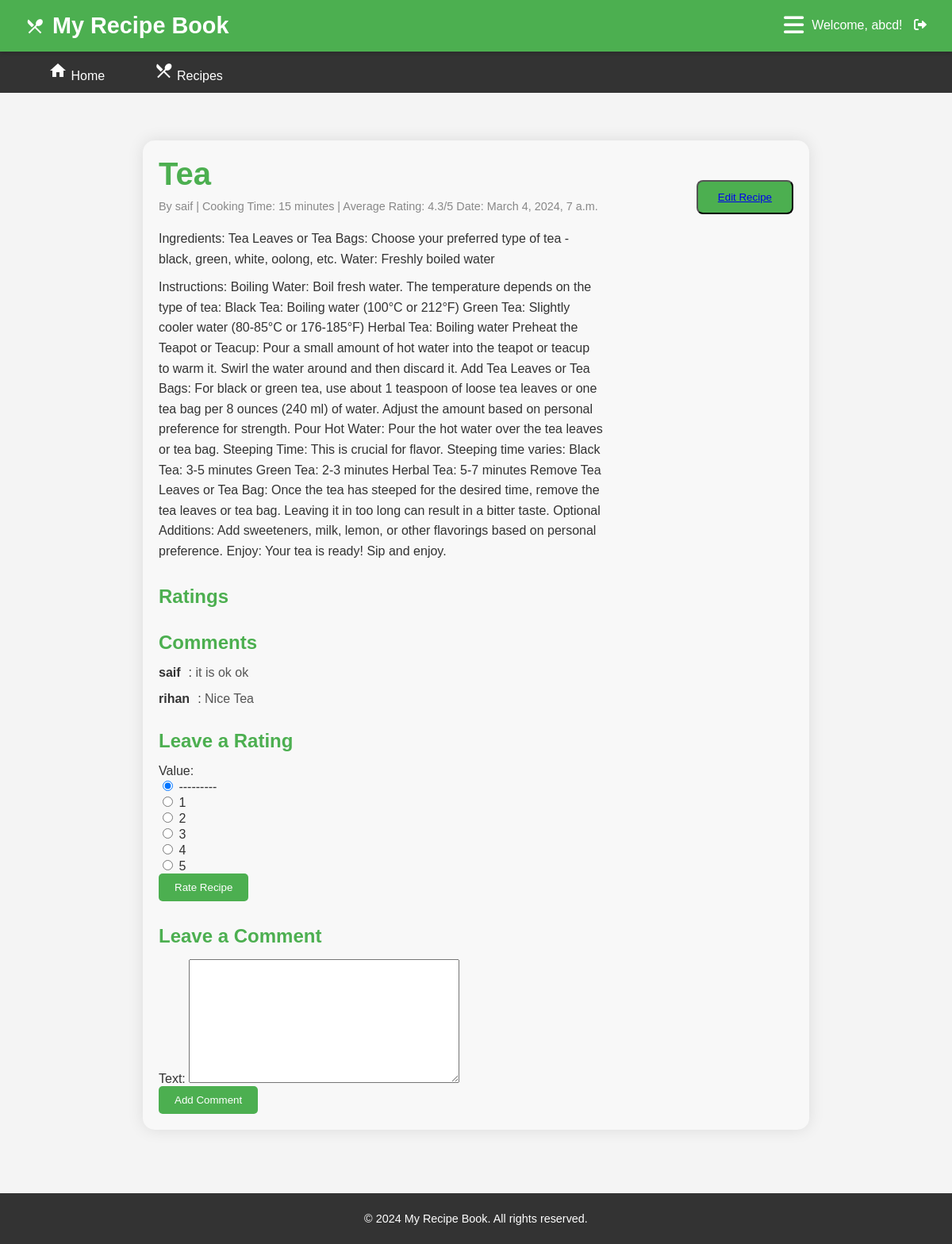
The app's page /recipes/1/ (signed in) with its own data.
### app/models.py (models this page shows, shortened)
class Recipe(models.Model):
    title = models.CharField(max_length=255)
    author = models.ForeignKey(User, on_delete=models.CASCADE)
    ingredients = models.TextField()
    instructions = models.TextField()
    cooking_time = models.PositiveIntegerField(help_text="Cooking time in minutes")
    created_at = models.DateTimeField(auto_now_add=True)
    updated_at = models.DateTimeField(auto_now=True)

class Comment(models.Model):
    recipe = models.ForeignKey(Recipe, on_delete=models.CASCADE, related_name='comments')
    user = models.ForeignKey(User, on_delete=models.CASCADE)
    text = models.TextField()
    created_at = models.DateTimeField(auto_now_add=True)

### app/views.py (the view)
# urls.py: path('recipes/<int:recipe_id>/', recipe_detail, name='recipe_detail'),
def recipe_detail(request, recipe_id):
    recipe = get_object_or_404(Recipe, pk=recipe_id)
    comments = Comment.objects.filter(recipe=recipe)
    ratings = Rating.objects.filter(recipe=recipe)
    average_rating = calculate_average_rating(ratings)
    comment_form = CommentForm()
    rating_form = RatingForm()
    return render(request, 'recipe_book/recipe_detail.html', {
        'recipe': recipe,
        'comments': comments,
        'ratings': ratings,
        'average_rating': average_rating,
        'comment_form': comment_form,
        'rating_form': rating_form,
    })

### app/forms.py
class CommentForm(forms.ModelForm):
    class Meta:
        model = Comment
        fields = ['text']

class RatingForm(forms.ModelForm):
    class Meta:
        model = Rating
        fields = ['value']
        widgets = {'value': forms.RadioSelect(attrs={'class': 'rating-radio'})}

### app/views.py (called while the page is built)
def calculate_average_rating(ratings):
    if ratings:
        total_ratings = sum([rating.value for rating in ratings])
        average_rating = total_ratings / len(ratings)
        return round(average_rating, 1)
    return 0

### app/templates/recipe_book/recipe_detail.html (shortened to what this page needs)
{% extends 'base.html' %}
{% block content %}
<head>
  <link rel="stylesheet" href="https://cdnjs.cloudflare.com/ajax/libs/font-awesome/6.0.0/css/all.min.css">
</head>
  <div class="recipe-detail-container">
    <div class="recipe-detail-content">
      <h2>{{ recipe.title }}</h2>
      <p class="recipe-meta">
        <span>By {{ recipe.author.username }}</span> |
        <span>Cooking Time: {{ recipe.cooking_time }} minutes</span> |
        <span>Average Rating: {{ average_rating }}/5</span>
        <span>Date: {{ recipe.created_at }}</span>
      </p>
      <p class="recipe-ingredients">{{ recipe.ingredients }}</p>
      <p class="recipe-instructions">Instructions: {{ recipe.instructions }}</p>
      {% if ratings %}
        <div class="ratings-section">
          <h3>Ratings</h3>
        </div>
      {% endif %}
      {% if comments %}
        <div class="comments-section">
          <h3>Comments</h3>
          <ul>
            {% for comment in comments %}
              <li>
                <span class="user-name">{{ comment.user.username }}</span>:
                <span class="comment-text">{{ comment.text }}</span>
              </li>
            {% endfor %}
          </ul>
        </div>
      {% endif %}
      {% if user.is_authenticated %}
        <div class="rating-form-section">
          <h3>Leave a Rating</h3>
          <form method="post" action="{% url 'add_rating' recipe.id %}">
            {{ rating_form.as_p }}
            <button type="submit">Rate Recipe</button>
          </form>
        </div>
      {% endif %}
      {% if user.is_authenticated %}
        <div class="comment-form-section">
          <h3>Leave a Comment</h3>
          <form method="post" action="{% url 'add_comment' recipe.id %}">
            {{ comment_form.as_p }}
            <button type="submit">Add Comment</button>
          </form>
        </div>
      {% endif %}
    </div>
    {% if user.is_authenticated %}
        <button class="home-button"><a href="{% url 'edit_recipe' recipe.id %}">Edit Recipe</a></button>
    {% endif %}
  </div>
{% endblock %}

### app/templates/base.html (shortened to what this page needs)
<!DOCTYPE html>
<html lang="en">
<head>
    <link rel="stylesheet" href="https://cdnjs.cloudflare.com/ajax/libs/font-awesome/5.15.4/css/all.min.css">
    {% load static %}
    <link rel="stylesheet" href="{% static 'css/styles.css' %}">
</head>
<body>
    <header>
        <h1><i class="material-icons">restaurant_menu</i> {% block header %}My Recipe Book{% endblock %}</h1>
        <div class="icons">
            <i class="fas fa-bars mobile-menu-icon" onclick="toggleMobileMenu()"></i>
            {% if user.is_authenticated %}
                <span class="intro">Welcome, {{ user.username }}! <a href="{% url 'logout' %}" class="nav-link"><i class="fas fa-sign-out-alt"></i></a></span>
            {% else %}
                <span class="intro"><a href="{% url 'login' %}" class="nav-link"><i class="fas fa-sign-in-alt"></i></a> | <a href="{% url 'signup' %}" class="nav-link"><i class="fas fa-user-plus"></i></a></span>
            {% endif %}
        </div>
    </header>
    <nav>
        <div class="menu">
            <a href="{% url 'home' %}"><i class="material-icons">home</i> Home</a>
            <a href="{% url 'recipe_list' %}"><i class="material-icons">local_dining</i> Recipes</a>
        </div>
    </nav>
    <main>
        {% block content %}{% endblock %}
    </main>
    <footer>
        <p>&copy; 2024 My Recipe Book. All rights reserved.</p>
    </footer>
</body>
</html>

### app/static/css/styles.css (style rules this page uses)
body, h1, h2, h3, p, ul, li { margin: 0; padding: 0; }
body { font-family: 'Arial', sans-serif; background: #f8f8f8; color: #333; }
header { background-color: #4CAF50; color: white; padding: 1rem; text-align: center; }
nav { display: flex; justify-content: space-between; background-color: #333; padding: 1rem; }
nav a { color: white; text-decoration: none; padding: 0.5rem 1rem; margin: 0 10px; border-radius: 5px; }

### app/templates/recipe_book/recipe_detail.html (style rules this page uses)
.recipe-detail-container { max-width: 800px; margin: 20px auto; padding: 20px; border-radius: 15px; background-color: #f8f8f8; box-shadow: 0 0 20px rgba(0, 0, 0, 0.1); overflow: hidden; color: #333; }
.recipe-detail-content { width: 70%; float: left; }
h2 { color: #4CAF50; font-size: 2.5em; margin-bottom: 10px; }
.recipe-meta { color: #888; font-size: 0.9em; margin-bottom: 20px; }
.recipe-ingredients, .recipe-instructions { line-height: 1.6; margin: 10px 0; }
.ratings-section, .comments-section { margin-top: 30px; }
.ratings-section h3, .comments-section h3 { color: #4CAF50; font-size: 1.5em; margin-bottom: 15px; }
.ratings-section ul, .comments-section ul { list-style: none; padding: 0; margin: 0; }
.ratings-section li, .comments-section li { margin-bottom: 15px; }
.user-name { color: #333; font-weight: bold; margin-right: 10px; }
.comment-text { color: #555; }
.rating-form-section, .comment-form-section { margin-top: 30px; }
.rating-form-section h3, .comment-form-section h3 { color: #4CAF50; font-size: 1.5em; margin-bottom: 15px; }
.rating-form-section button, .comment-form-section button { background-color: #4CAF50; color: white; padding: 10px 20px; border: none; border-radius: 5px; cursor: pointer; transition: background-color 0.3s; }
.home-button { margin-top: 30px; background-color: #4CAF50; color: white; padding: 12px 25px; text-decoration: none; border-radius: 8px; display: inline-block; float: right; cursor: pointer; transition: background-color 0.3s; }

### records on screen
Recipe: title "Tea", author.username "saif", cooking_time "15", created_at "March 4, 2024, 7 a.m.", ingredients "Ingredients: Tea Leaves or Tea Bags: Choose your preferred type of tea - black, green, white, oolong, etc. Water: Freshly boiled water", instructions "Boiling Water: Boil fresh water. The temperature depends on the type of tea: Black Tea: Boiling water (100°C or 212°F) Green Tea: Slightly cooler water (80-85°C or 176-185°F) Herbal Tea: Boiling water Preheat the Teapot or Teacup: Pour a small amount of hot water into the teapot or teacup to warm it. Swirl the water around and then discard it. Add Tea Leaves or Tea Bags: For black or green tea, use about 1 teaspoon of loose tea leaves or one tea bag per 8 ounces (240 ml) of water. Adjust the amount based on personal preference for strength. Pour Hot Water: Pour the hot water over the tea leaves or tea bag. Steeping Time: This is crucial for flavor. Steeping time varies: Black Tea: 3-5…"
Comment: user.username "saif", text "it is ok ok"
Comment: user.username "rihan", text "Nice Tea"

### other values on screen
{{ user.username }} "abcd"
{{ average_rating }} "4.3"
